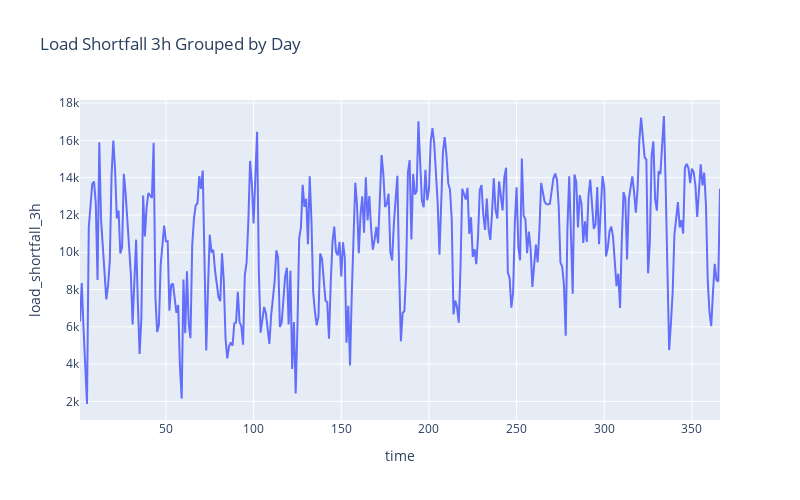

This figure's notebook cell:
### Code cell
# Visualising daily shortfall
px.line(train_data.groupby([train_data['time'].astype('datetime64').dt.dayofyear])['load_shortfall_3h'].mean(), 
        title = 'Load Shortfall 3h Grouped by Day', y='load_shortfall_3h', width =800, height=500)

### Figure 1 — Plotly figure (JSON) as saved in the notebook; plotly's stock layout.template omitted (floating-point values rounded to 4 significant figures; data arrays with more than 128 entries replaced by an {"elided": "..."} marker saying what was removed)
{"data": [{"hovertemplate": "time=%{x}<br>load_shortfall_3h=%{y}<extra></extra>", "legendgroup": "", "line": {"color": "#636efa", "dash": "solid"}, "marker": {"symbol": "circle"}, "mode": "lines", "name": "", "orientation": "v", "showlegend": false, "type": "scatter", "x": {"elided": "366 int values"}, "xaxis": "x", "y": {"elided": "366 float values"}, "yaxis": "y"}], "layout": {"height": 500, "legend": {"tracegroupgap": 0}, "title": {"text": "Load Shortfall 3h Grouped by Day"}, "width": 800, "xaxis": {"anchor": "y", "domain": [0, 1], "title": {"text": "time"}}, "yaxis": {"anchor": "x", "domain": [0, 1], "title": {"text": "load_shortfall_3h"}}}}
